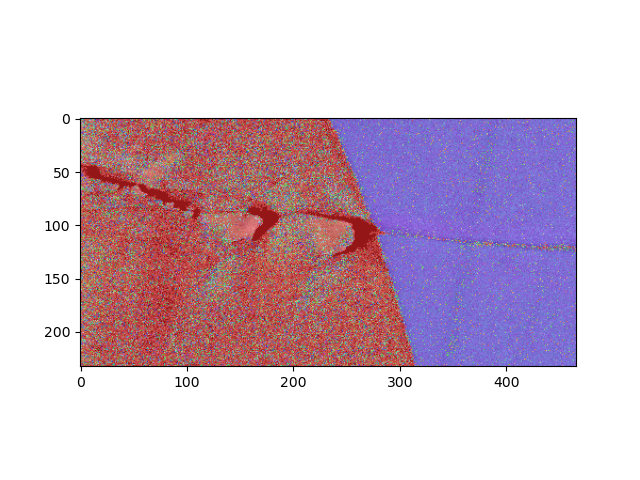

Recreate this plot in Python.
import os
from pymicro.crystal.ebsd import OimScan, OimPhase
from pymicro.crystal.lattice import Lattice
from matplotlib import pyplot as plt, cm, image

from pymicro import get_examples_data_dir # import file directory path
PYMICRO_EXAMPLES_DATA_DIR = get_examples_data_dir() # get the file directory path

file_path = os.path.join(PYMICRO_EXAMPLES_DATA_DIR, 'ebsd_ti_beta_crack.osc')
scan = OimScan.from_file(file_path)

# the crystalline phases are not read from the OSC file format -> add them manually
phase = OimPhase(1)
phase.name = 'Titanium Beta 21S'
phase.formula = 'Ti-15Mo-3Nb-3Al-0.2Si'
lattice = Lattice.cubic(0.3306)
phase.set_lattice(lattice)
phase.categories = [0, 0, 0, 0, 0]
scan.phase_list.append(phase)

# compute IPF maps
scan.compute_ipf_maps()

# plot a composite figure with IQ signal and IPF on top
plt.imshow(scan.iq, cmap=cm.gray)
plt.imshow(scan.ipf001, alpha=0.5)

image_name = os.path.splitext(__file__)[0] + '.png'
print('writing %s' % image_name)
plt.savefig(image_name, format='png')

image.thumbnail(image_name, 'thumb_' + image_name, 0.2)
